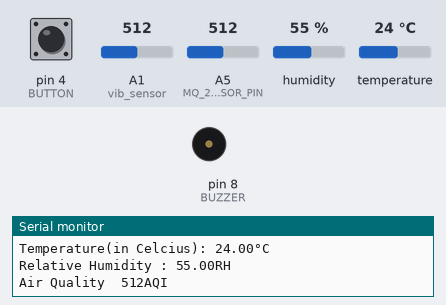
Recording of a sketch running on a simulated Arduino Uno, built with avr-gcc and run on an emulated ATmega328P. On the bench: buzzer (waves = sounding, pin HIGH), the last lines printed to the serial monitor. Inputs (shaded band) come from the test bench; at power-on: pin 4 (BUTTON) LOW, A1 (vib_sensor) = 512, A5 (MQ_2_SENSOR_PIN) = 512, humidity 55 %, temperature 24 °C.

Above: at 3.1 s.
3.2 s: pin 4 (BUTTON) pulled HIGH for 2.75 s
At 5.3 s:
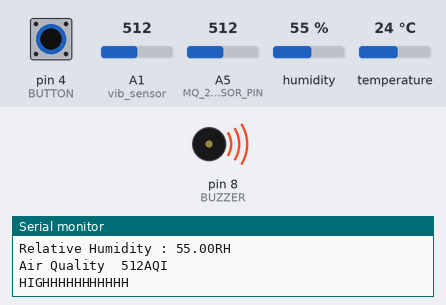
Timing chart, 0 to 9.3 s (numbered marks = the images above; inputs shaded):
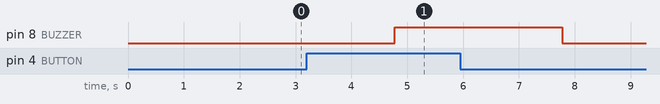

Measured:
- after the input at 3.2 s, pin 8 (BUZZER): LOW → HIGH after 1.6 s, → LOW 3.0 s later

The sketch:

main_script.ino
```cpp
#include <DHT.h>
#include <DHT_U.h>
#define MQ_2_SENSOR_PIN A5
#define BUZZER 8
int vib_sensor = A1;
int vib_data = 0;
#define DHTPIN 7
#define DHTTYPE DHT11

  int  BUTTON =4;
DHT dht(DHTPIN,DHTTYPE);
void setup() {
  // put your setup code here, to run once:
  Serial.begin(9600);
  pinMode(vib_sensor,INPUT);
  //DHT11
   Serial.begin(9600);
  Serial.println("Testing!!!!");
  dht.begin();
  pinMode(MQ_2_SENSOR_PIN,INPUT);
  pinMode(BUZZER,OUTPUT);
  pinMode(BUTTON,INPUT);
}

void loop() {
  // put your main code here, to run repeatedly:
  vib_data = analogRead(vib_sensor);
  //delay(2000);
  float h = dht.readHumidity();
  float t = dht.readTemperature();
  int analogSensor = analogRead(MQ_2_SENSOR_PIN);
  //int freq = 1000;
  //Serial.println("MQ-2 Sensor Output: ");
  //Serial.println(analogSensor);
  if(digitalRead(BUTTON) == HIGH){
     Serial.println("HIGHHHHHHHHHHH");
     digitalWrite(BUZZER,HIGH);
     delay(3000);
      digitalWrite(BUZZER,LOW);
   }

  if(analogSensor>500){
  //tone(BUZZER,10000);
  Serial.println("DANGEROUS GAS");
  delay(300);

  }
  else{
     //noTone(BUZZER);
  }
  if(isnan(h) || isnan(t))
  {
    Serial.println("MQ135 Sensor Failed");
    return;
  }
  Serial.println("Vibration Intensity : " + String(vib_data) + "Hz");
  Serial.println("Temperature(in Celcius): " + String(t)  + "°C");
  Serial.println("Relative Humidity : " + String(h) + "RH");
  Serial.println("Air Quality  " + String(analogSensor) + "AQI");
  delay(2000);
}
```
